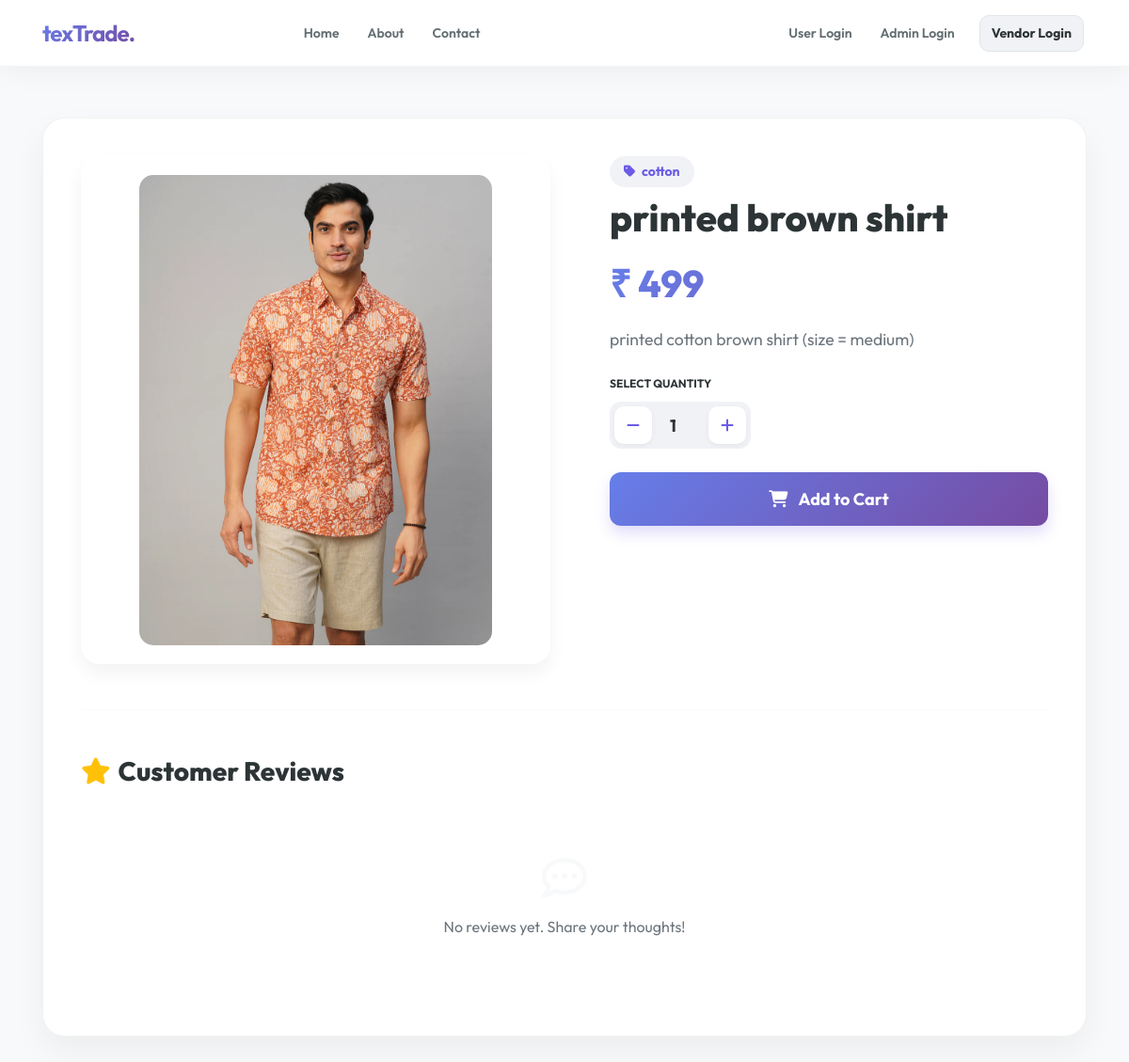
The page /product/284/ on the database its author committed.
### textiles/models.py (models this page shows, shortened)
class Product(models.Model):
    id = models.AutoField(primary_key=True)
    category = models.ForeignKey(Category, on_delete=models.CASCADE, null=True)
    vendor = models.ForeignKey(Vendor, on_delete=models.CASCADE, null=True)
    image = models.FileField(upload_to='images/', null=True)
    name = models.CharField(max_length=30, null=True)
    price = models.IntegerField(null=True)
    desc = models.TextField(null=True)

class Category(models.Model):
    id = models.AutoField(primary_key=True)
    name = models.CharField(max_length=30, null=True)

### textiles/views.py (the view)
# urls.py: path('product/<int:product_id>/', product_detail, name='product_detail'),
def product_detail(request, product_id):
    product = get_object_or_404(Product, id=product_id)
    reviews = Review.objects.filter(product=product)
    if request.method == "POST":
        form = ReviewForm(request.POST)
        if form.is_valid():
            review = form.save(commit=False)
            review.product = product
            review.user = request.user
            review.save()
            return redirect('product_detail', product_id=product.id)
    else:
        form = ReviewForm()
    return render(request, "product_detail.html", {
        "product": product,
        "reviews": reviews,
        "form": form
    })

### textiles/forms.py
class ReviewForm(forms.ModelForm):
    class Meta:
        model = Review
        fields = ["rating", "comment"]
        widgets = {
            "rating": forms.Select(choices=[(i, i) for i in range(1, 6)]),
            "comment": forms.Textarea(attrs={"rows": 3}),
        }

### textiles/templates/product_detail.html (shortened to what this page needs)
{% extends 'navigation.html' %}
{% block body %}
{% load static %}
<div class="container">
    <div class="product-container">
        <div class="row">
            <div class="col-md-6 text-center mb-4 mb-md-0">
                <div class="product-image-wrapper">
                    <img src="{{ product.image.url }}" class="img-fluid product-image" alt="{{ product.name }}">
                </div>
            </div>
            <div class="col-md-6 pl-lg-5">
                <div class="category-badge mb-2">
                    <i class="fas fa-tag mr-1"></i> {{ product.category.name }}
                </div>
                <h1 class="section-title mb-3">{{ product.name }}</h1>
                <div class="price-tag">
                    ₹ {{ product.price }}
                </div>
                <p class="text-muted mt-3 mb-4" style="font-size: 1.1rem; line-height: 1.6;">
                    {{ product.desc }}
                </p>
                <form action="{% url 'add_cart' product.id %}" method="post">
                    <label class="qty-label">Select Quantity</label>
                    <div class="qty-selector">
                        <button type="button" class="qty-btn" onclick="decrementQty()">
                            <i class="fas fa-minus"></i>
                        </button>
                        <input type="number" id="quantity" name="quantity" value="1" min="1" class="qty-input">
                        <button type="button" class="qty-btn" onclick="incrementQty()">
                            <i class="fas fa-plus"></i>
                        </button>
                    </div>
                    <button type="submit" class="btn btn-add-to-cart">
                        <i class="fas fa-shopping-cart mr-2"></i> Add to Cart
                    </button>
                </form>
            </div>
        </div>
        <hr class="my-5" style="opacity: 0.1;">
        <div class="row">
            <div class="col-12">
                <div class="d-flex justify-content-between align-items-center mb-4">
                    <h3 class="section-title mb-0">
                        <i class="fas fa-star text-warning mr-2"></i>Customer Reviews
                    </h3>
                </div>
                {% if reviews %}
                    <div class="list-group">
                        {% for review in reviews %}
                            <div class="list-group-item review-card p-4">
                                <div class="d-flex justify-content-between align-items-center mb-2">
                                    <h5 class="mb-0 font-weight-bold">{{ review.user.username }}</h5>
                                    <span class="text-warning">
                                        {% for _ in "12345"|slice:review.rating %}
                                            <i class="fas fa-star"></i>
                                        {% endfor %}
                                    </span>
                                </div>
                                <p class="mb-0 text-secondary">{{ review.comment }}</p>
                                <small class="text-muted d-block mt-2">
                                    <i class="far fa-clock mr-1"></i> {{ review.created_at|date:"F d, Y" }}
                                </small>
                            </div>
                        {% endfor %}
                    </div>
                {% else %}
                    <div class="text-center py-5">
                        <i class="far fa-comment-dots fa-3x text-light mb-3"></i>
                        <p class="text-muted">No reviews yet. Share your thoughts!</p>
                    </div>
                {% endif %}
            </div>
        </div>
    </div>
</div>
{% endblock %}

### textiles/templates/navigation.html (style rules this page uses)
:root { --glass-bg: rgba(255, 255, 255, 0.95); --main-gradient: linear-gradient(135deg, #667eea 0%, #764ba2 100%); --text-dark: #2d3436; --accent-purple: #6c5ce7; }
body { font-family: 'Outfit', sans-serif; background-color: #ffffff; color: var(--text-dark); padding-top: 85px; }

### textiles/templates/product_detail.html (style rules this page uses)
:root { --glass-bg: rgba(255, 255, 255, 0.95); --main-gradient: linear-gradient(135deg, #667eea 0%, #764ba2 100%); --accent-purple: #6c5ce7; }
body { background-color: #f8f9fa; }
.product-container { background: var(--glass-bg); border-radius: 24px; padding: 40px; box-shadow: 0 15px 35px rgba(0,0,0,0.05); border: 1px solid rgba(0,0,0,0.05); margin-top: 40px; margin-bottom: 40px; backdrop-filter: blur(10px); }
.product-image-wrapper { padding: 20px; background: white; border-radius: 20px; box-shadow: 0 10px 20px rgba(0,0,0,0.05); transition: 0.3s; }
.img-fluid.product-image { border-radius: 15px; max-height: 500px; object-fit: contain; }
.price-tag { font-size: 2.5rem; font-weight: 800; background: var(--main-gradient); -webkit-background-clip: text; -webkit-text-fill-color: transparent; margin: 10px 0; }
.category-badge { background: #f1f2f6; color: var(--accent-purple); font-weight: 700; padding: 6px 15px; border-radius: 50px; font-size: 14px; display: inline-block; }
.qty-label { font-weight: 700; color: #2d3436; margin-bottom: 10px; display: block; text-transform: uppercase; font-size: 12px; }
.qty-selector { display: flex; align-items: center; background: #f1f2f6; border-radius: 12px; padding: 5px; width: fit-content; margin-bottom: 25px; }
.qty-input { width: 60px; border: none; background: transparent; text-align: center; font-weight: 700; font-size: 18px; color: #2d3436; }
.qty-btn { width: 40px; height: 40px; background: white; border: none; border-radius: 10px; color: var(--accent-purple); font-weight: bold; cursor: pointer; transition: 0.2s; display: flex; align-items: center; justify-content: center; box-shadow: 0 2px 5px rgba(0,0,0,0.05); }
.btn-add-to-cart { background: var(--main-gradient); border: none; font-size: 18px; font-weight: 700; padding: 15px 40px; color: white !important; border-radius: 12px; transition: 0.3s; box-shadow: 0 8px 15px rgba(108, 92, 231, 0.2); width: 100%; }
.section-title { font-weight: 800; color: #2d3436; }

### rows shown on the page
Product: image (picture), category.name "cotton", name "printed brown shirt", price "499", desc "printed cotton brown shirt (size = medium)"
